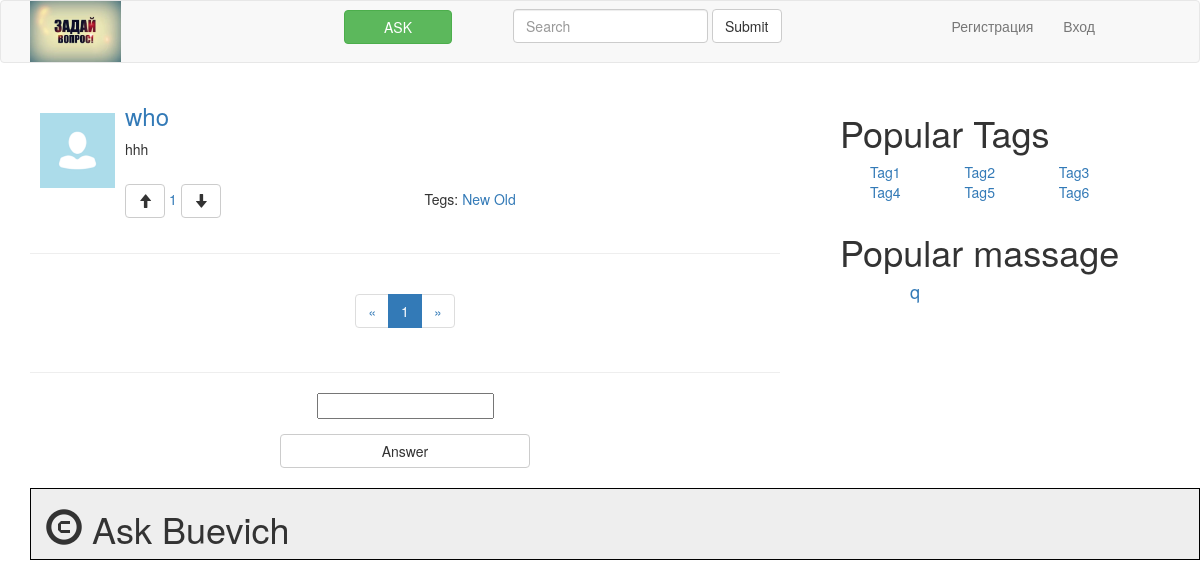
Before: /question2/ with the older database file.
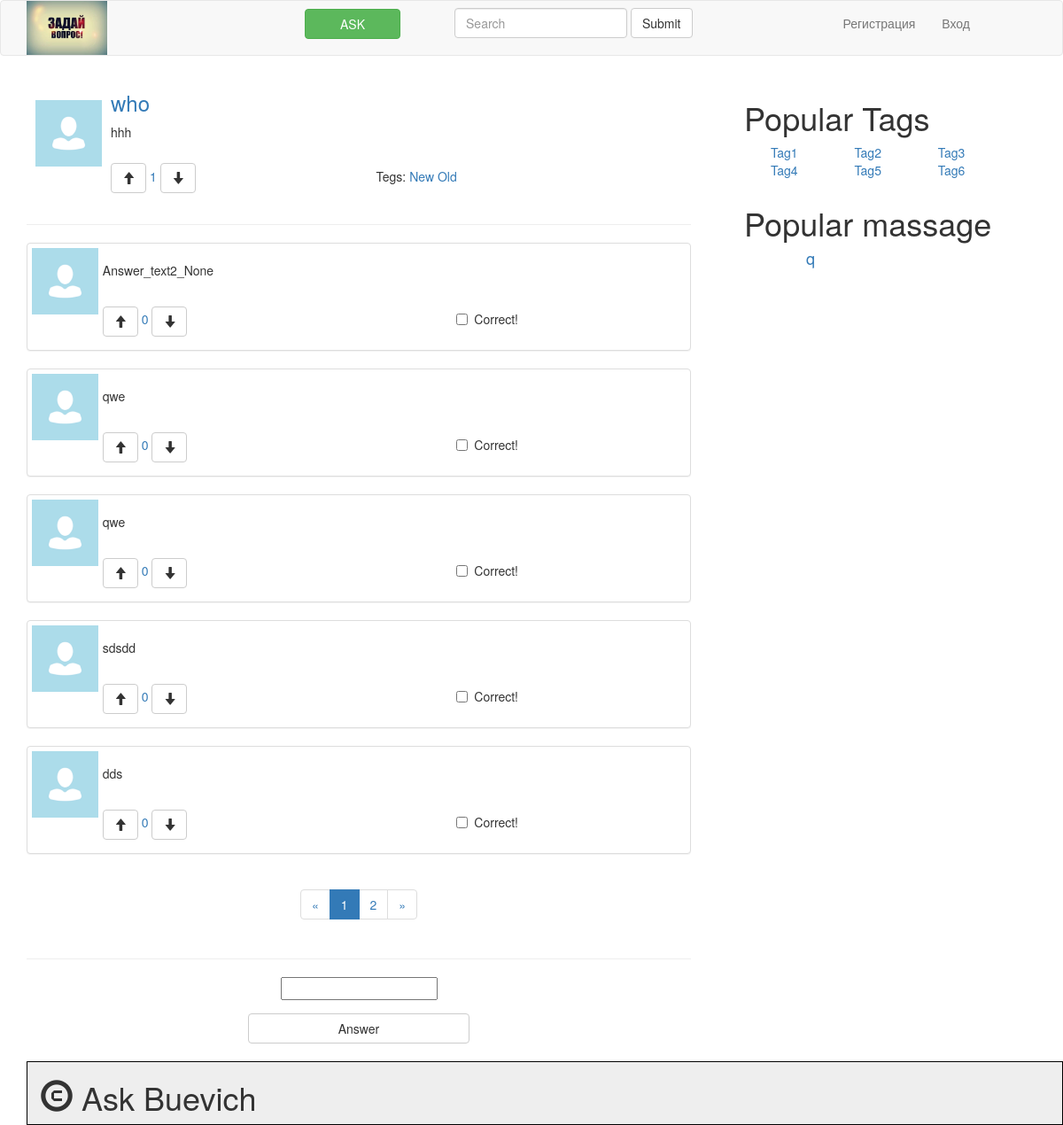
After: the same page with the newer database file.
### ask_buevich/models.py (models this page shows, shortened)
class Question(models.Model):
	title = models.CharField(max_length=60)
	text = models.TextField()
	author = models.ForeignKey(Profile)
	rating = models.IntegerField(default=0)
	created_at = models.DateTimeField(default=timezone.now)
	tags = models.ManyToManyField('Tag')
	objects = QuestionManager()
	def get_url(self):
		return '/question{question_id}/'.format(question_id=self.id)

class Answer(models.Model):
	text = models.TextField()
	author = models.ForeignKey(Profile)
	created_at = models.DateTimeField(default=timezone.now)
	question = models.ForeignKey(Question)
	rating = models.IntegerField(default=0)

### ask_buevich/views.py (the view)
# urls.py: url(r'^question(?P<article_id>\d+)/', 'ask_buevich.views.answer_view', name='answer'),
def answer_view(request, article_id, *args, **kwargs):
    article = Question.objects.get(id=article_id)
    if request.POST:
        form = forms.AnswerAddForm(request.user, request.POST)
        if form.is_valid():
            return redirect(form.save().get_url())
    else:
        form = forms.AnswerAddForm()
    answers = article.answer_set.all()
    return pagination(request, 'answer.html', answers, 'answers', 5, article=article, is_preview=False, form=form, *args, **kwargs)

### ask_buevich/forms.py (shortened to what this page needs)
class AnswerAddForm(forms.Form):
    text = forms.CharField(max_length=255, min_length=3)
    def __init__(self, user=None, *args, **kwargs):
        self._user = user
        forms.Form.__init__(self, *args, **kwargs)

### ask_buevich/models.py (called while the page is built)
	def best_questions(self):
		return self.filter(rating__gt=GOOD_RATING).order_by('-rating')

### ask_buevich/templatetags/sitebar.py (called while the page is built)
@register.inclusion_tag('Modules/best_questions.html')
def best_questions():
    choices = Question.objects.best_questions()
    choices = choices[:5]
    return {'choices': choices}

### ask_buevich/views.py (called while the page is built)
def pagination(request, html_page, objects, object_name, objects_count, *args, **kwargs):
    paginator = Paginator(objects, objects_count)
    page = request.GET.get('page')
    try:
        objects = paginator.page(page)
    except PageNotAnInteger:
        objects = paginator.page(1)
    except EmptyPage:
        objects = paginator.page(paginator.num_pages)
    kwargs[object_name] = objects
    kwargs['pagination_list'] = objects
    return render(request, html_page, kwargs)

### templates/answer.html
{% extends "base.html" %}
{% load static %}
{% block content %}
	{% include "Modules/answer_form.html" %}
{% endblock %}

### templates/Modules/answer.html (shortened to what this page needs)
			<div class="panel panel-default">
				<img class="avatar-massage" align="left"  src="../../static/avatar.jpg">
				<p class="margin10">{{ answer.text }}</p>
				  <div class="panel-body">
					  <span>
						<button type="button" class="btn btn-default" aria-label="Left Align">
							<span class="glyphicon glyphicon-arrow-up" aria-hidden="true"></span>
						</button>
						<span>
							<a>{{ answer.rating }}</a>
						</span>
						<button type="button" class="btn btn-default" aria-label="Left Align">
							<span class="glyphicon glyphicon-arrow-down" aria-hidden="true"></span>
						</button>
					  </span>
					<span class="checkbox box position-left-300">
						<label>
							<input type="checkbox"> Correct!
						</label>
					</span>
				  </div>
			</div>

### templates/Modules/best_questions.html
				<div class="popular-massage">
					<h1> Popular massage  </h1>
					<ul>
					{% for choice in choices %}
					    <h4> <a class="popular-massage" href="{{ choice.get_url }}">{{ choice.title }}</a></h4>
					{% endfor %}
					</ul>
				</div>

Changed rows visible on the page:
added Answer: text "Answer_text2_None", rating "0"
added Answer: text "qwe", rating "0"
added Answer: text "qwe", rating "0"
added Answer: text "sdsdd", rating "0"
added Answer: text "dds", rating "0"
Other visible differences:
new list line: "2"
